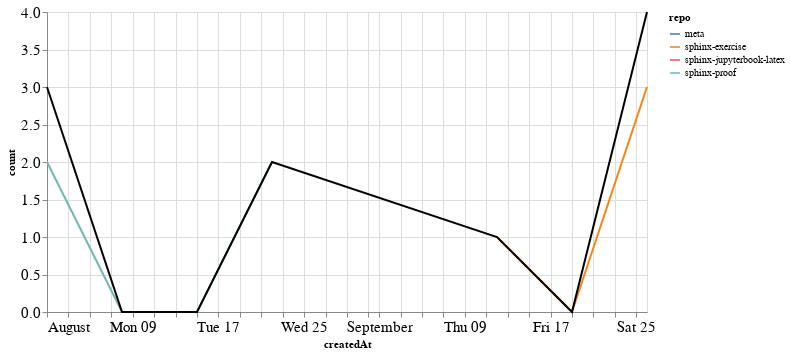

Write notebook code for a chart like this one.
### Markdown cell above
### Comments

### Code cell
comments_time = comments.groupby('repo').resample('W', on='createdAt').count()['author'].reset_index()
comments_time = comments_time.rename(columns={'author': 'count'})
comments_time_total = comments_time.groupby('createdAt').agg({"count": "sum"}).reset_index()
ch1 = alt.Chart(comments_time, width=600).mark_line().encode(
    x='createdAt',
    y='count',
    color='repo',
    tooltip="repo"
)

ch2 = alt.Chart(comments_time_total, width=600).mark_line(color="black").encode(
    x='createdAt',
    y='count',
)

ch1 + ch2

### Figure 1 — Vega-Lite specification as saved in the notebook (floating-point values rounded to 4 significant figures)
{"config": {"axisLeft": {"labelFontSize": 15}, "axisBottom": {"labelFontSize": 15}}, "layer": [{"data": {"name": "data-11556097827304431270fcc3d5a8c144"}, "mark": "line", "encoding": {"color": {"type": "nominal", "field": "repo"}, "tooltip": {"type": "nominal", "field": "repo"}, "x": {"type": "temporal", "field": "createdAt"}, "y": {"type": "quantitative", "field": "count"}}, "width": 600}, {"data": {"name": "data-d16d074f22b1cc83e17397a2597f6fbf"}, "mark": {"type": "line", "color": "black"}, "encoding": {"x": {"type": "temporal", "field": "createdAt"}, "y": {"type": "quantitative", "field": "count"}}, "width": 600}], "$schema": "https://vega.github.io/schema/vega-lite/v4.8.1.json", "datasets": {"data-11556097827304431270fcc3d5a8c144": [{"repo": "meta", "createdAt": "2021-08-01T00:00:00", "count": 1}, {"repo": "sphinx-exercise", "createdAt": "2021-09-12T00:00:00", "count": 1}, {"repo": "sphinx-exercise", "createdAt": "2021-09-19T00:00:00", "count": 0}, {"repo": "sphinx-exercise", "createdAt": "2021-09-26T00:00:00", "count": 3}, {"repo": "sphinx-jupyterbook-latex", "createdAt": "2021-09-26T00:00:00", "count": 1}, {"repo": "sphinx-proof", "createdAt": "2021-08-01T00:00:00", "count": 2}, {"repo": "sphinx-proof", "createdAt": "2021-08-08T00:00:00", "count": 0}, {"repo": "sphinx-proof", "createdAt": "2021-08-15T00:00:00", "count": 0}, {"repo": "sphinx-proof", "createdAt": "2021-08-22T00:00:00", "count": 2}], "data-d16d074f22b1cc83e17397a2597f6fbf": [{"createdAt": "2021-08-01T00:00:00", "count": 3}, {"createdAt": "2021-08-08T00:00:00", "count": 0}, {"createdAt": "2021-08-15T00:00:00", "count": 0}, {"createdAt": "2021-08-22T00:00:00", "count": 2}, {"createdAt": "2021-09-12T00:00:00", "count": 1}, {"createdAt": "2021-09-19T00:00:00", "count": 0}, {"createdAt": "2021-09-26T00:00:00", "count": 4}]}}
